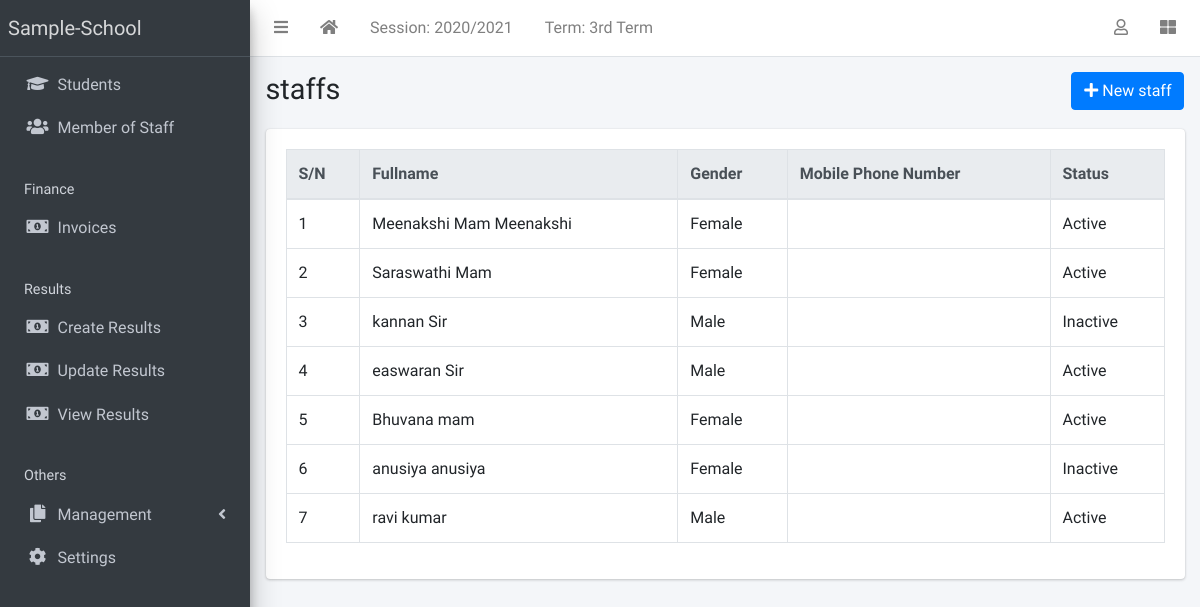
/staff/list/, run on the app's committed database.
### apps/corecode/models.py (models this page shows, shortened)
class AcademicSession(models.Model):
    name = models.CharField(max_length=200, unique=True)
    current = models.BooleanField(default=True)
    class Meta:
        ordering = ["-name"]

class AcademicTerm(models.Model):
    name = models.CharField(max_length=20, unique=True)
    current = models.BooleanField(default=True)
    class Meta:
        ordering = ["name"]

### apps/staffs/models.py (models this page shows, shortened)
class Staff(models.Model):
    STATUS = [("active", "Active"), ("inactive", "Inactive")]
    GENDER = [("male", "Male"), ("female", "Female")]
    current_status = models.CharField(max_length=10, choices=STATUS, default="active")
    surname = models.CharField(max_length=200)
    firstname = models.CharField(max_length=200)
    other_name = models.CharField(max_length=200, blank=True)
    gender = models.CharField(max_length=10, choices=GENDER, default="male")
    date_of_birth = models.DateField(default=timezone.now)
    date_of_admission = models.DateField(default=timezone.now)
    mobile_num_regex = RegexValidator(
        regex="^[0-9]{10,15}$", message="Entered mobile number isn't in a right format!"
    )
    mobile_number = models.CharField(
        validators=[mobile_num_regex], max_length=13, blank=True
    )
    address = models.TextField(blank=True)
    others = models.TextField(blank=True)

### apps/staffs/views.py (the view)
# urls.py: path("list/", StaffListView.as_view(), name="staff-list"),
class StaffListView(ListView):
    model = Staff

### apps/corecode/context_processors.py (called while the page is built)
def site_defaults(request):
    current_session = AcademicSession.objects.get(current=True)
    current_term = AcademicTerm.objects.get(current=True)
    vals = SiteConfig.objects.all()
    contexts = {
        "current_session": current_session.name,
        "current_term": current_term.name,
    }
    for val in vals:
        contexts[val.key] = val.value
    return contexts

### apps/staffs/templates/staffs/staff_list.html (shortened to what this page needs)
{% extends 'base.html' %}
{% block title %}staffs{% endblock title %}
{% block breadcrumb %}
<a class="btn btn-primary" href="{% url 'staff-create' %}"><i
    class="fas fa-plus"></i> New staff</a>
{% endblock breadcrumb %}
{% block content %}
  <table id="stafftable" class="table table-bordered table-hover">
    <thead class="thead-light">
      <tr>
        <th>S/N</th>
        <th>Fullname</th>
        <th>Gender</th>
        <th>Mobile Phone Number</th>
        <th>Status</th>
      </tr>
    </thead>
    <tbody>
      {% for staff in object_list %}
        <tr class='clickable-row' data-href="{% url 'staff-detail' staff.id %}">
          <td>{{ forloop.counter}}</td>
          <td>{{ staff.surname}} {{staff.firstname }} {{staff.other_name }}</td>
          <td>{{ staff.get_gender_display}}</td>
          <td>{{ staff.parent_mobile_number}}</td>
          <td>{{ staff.get_current_status_display}}</td>
        </tr>
      {% endfor %}
    </tbody>
  </table>
{% endblock content %}

### templates/base.html (shortened to what this page needs)
{% load static %}
<!DOCTYPE html>
<html lang="en">
<head>
  <link rel="stylesheet" href="{% static 'plugins/fontawesome-free/css/all.min.css' %}">
  <link rel="stylesheet" href="{% static 'plugins/toastr/toastr.min.css' %}">
  <link rel="stylesheet"
    href="{% static 'plugins/overlayScrollbars/css/OverlayScrollbars.min.css' %}">
  <link rel="stylesheet" href="{% static 'plugins/Datatables/datatables.min.css' %}" />
  <link rel="stylesheet" href="{% static 'dist/css/adminlte.min.css' %}">
</head>
<body
  class="hold-transition sidebar-mini layout-fixed layout-navbar-fixed layout-footer-fixed">
  <div class="wrapper">
    <nav class="main-header navbar navbar-expand navbar-white navbar-light">
      <ul class="navbar-nav">
        <li class="nav-item">
          <a class="nav-link" data-widget="pushmenu" href="#" role="button"><i
              class="fas fa-bars"></i></a>
        </li>
        <li class="nav-item d-none d-sm-inline-block">
          <a href="{% url 'home' %} " class="nav-link"><i class="fa fa-home"></i></a>
        </li>
        <li class="nav-item d-none d-sm-inline-block">
          <a href="{% url 'current-session' %}" class="nav-link">Session: {{ current_session }}</a>
        </li>
        <li class="nav-item d-none d-sm-inline-block">
          <a href="{% url 'current-session' %}" class="nav-link">Term: {{ current_term }}</a>
        </li>
      </ul>
      <ul class="navbar-nav ml-auto">
        <li class="nav-item dropdown">
          <a class="nav-link" data-toggle="dropdown" href="#">
            <i class="far fa-user"></i>
          </a>
        </li>
        <li class="nav-item">
          <a class="nav-link" data-widget="control-sidebar" data-slide="true"
            href="#" role="button"><i class="fas fa-th-large"></i></a>
        </li>
      </ul>
    </nav>
    <aside class="main-sidebar sidebar-dark-primary elevation-4">
      <a href="{% url 'home' %}" class="brand-link">{{ School_name | default:"Sample-School" }}</a>
      <div class="sidebar">
        <nav class="mt-2">
          <ul class="nav nav-pills nav-sidebar flex-column"
            data-widget="treeview" role="menu" data-accordion="false">
            <li class="nav-item">
              <a href="{% url 'student-list' %}" class="nav-link">
                <i class="nav-icon fas fa-graduation-cap"></i>
                <p>
                  Students
                </p>
              </a>
            </li>
            <li class="nav-item">
              <a href="{% url 'staff-list' %}" class="nav-link">
                <i class="nav-icon fas fa-users"></i>
                <p>
                  Member of Staff
                </p>
              </a>
            </li>
            <li class="nav-header">Finance</li>
            <li class="nav-item">
              <a href="{% url 'invoice-list' %}" class="nav-link">
                <i class="nav-icon fas fa-money-bill-alt"></i>
                <p>
                  Invoices
                </p>
              </a>
            </li>
            <li class="nav-header">Results</li>
            <li class="nav-item">
              <a href="{% url 'create-result' %}" class="nav-link">
                <i class="nav-icon fas fa-money-bill-alt"></i>
                <p>
                  Create Results
                </p>
              </a>
            </li>
            <li class="nav-item">
              <a href="{% url 'edit-results' %}" class="nav-link">
                <i class="nav-icon fas fa-money-bill-alt"></i>
                <p>
                  Update Results
                </p>
              </a>
            </li>
            <li class="nav-item">
              <a href="{% url 'view-results' %}" class="nav-link">
                <i class="nav-icon fas fa-money-bill-alt"></i>
                <p>
                  View Results
                </p>
              </a>
            </li>
            <li class="nav-header">Others</li>
            <li class="nav-item has-treeview">
              <a href="#" class="nav-link">
                <i class="nav-icon fas fa-copy"></i>
                <p>
                  Management
                  <i class="fas fa-angle-left right"></i>
                </p>
              </a>
            </li>
            <li class="nav-item">
              <a href="{% url 'configs' %}" class="nav-link">
                <i class="nav-icon fas fa-cog"></i>
                <p>
                  Settings
                </p>
              </a>
            </li>
          </ul>
        </nav>
      </div>
    </aside>
    <div class="content-wrapper">
      <section class="content-header">
        <div class="container-fluid">
          <div class="row mb-1">
            <div class="col-sm-8">
              <h1>{% block title %}{% endblock title %}</h1>
            </div>
            <div class="col-sm-4">
              <ol class="breadcrumb float-sm-right">
                <li class="breadcrumb-item">{% block breadcrumb %}{% endblock breadcrumb %}</li>
              </ol>
            </div>
          </div>
        </div>
      </section>
      <section class="content">
        <div class="container-fluid">
          <div class="row">
            <div class="col-md-12">
              {% block fullcard %}
              <div class="card">
                <div class="card-body">
                  <div class="row">
                    <div class="col">
                      {% block content %}
                      {% endblock content %}
                    </div>
                  </div>
                </div>
              </div>
              {% endblock fullcard %}
            </div>
          </div>
        </div>
      </section>
    </div>
  </div>
</body>
</html>

### data on the page
AcademicSession: name "2020/2021"
AcademicTerm: name "3rd Term"
Staff: surname "Meenakshi Mam", firstname "Meenakshi", gender "Female", current_status "Active"
Staff: surname "Saraswathi", firstname "Mam", gender "Female", current_status "Active"
Staff: surname "kannan", firstname "Sir", gender "Male", current_status "Inactive"
Staff: surname "easwaran", firstname "Sir", gender "Male", current_status "Active"
Staff: surname "Bhuvana", firstname "mam", gender "Female", current_status "Active"
Staff: surname "anusiya", firstname "anusiya", gender "Female", current_status "Inactive"
Staff: surname "ravi", firstname "kumar", gender "Male", current_status "Active"

### other printed values
{{ School_name | default:"Sample-School" }} "Sample-School"
